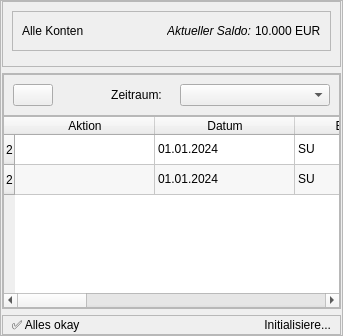
         <widget class="QFrame" name="frame_content">
          <property name="focusPolicy">
           <enum>Qt::FocusPolicy::TabFocus</enum>
          </property>
          <property name="frameShape">
           <enum>QFrame::Shape::StyledPanel</enum>
          </property>
          <property name="frameShadow">
           <enum>QFrame::Shadow::Raised</enum>
          </property>
          <property name="class" stdset="0">
           <string>frame_content</string>
          </property>
          <layout class="QVBoxLayout" name="verticalLayout_3">
           <property name="spacing">
            <number>6</number>
           </property>
           <property name="leftMargin">
            <number>1</number>
           </property>
           <property name="topMargin">
            <number>0</number>
           </property>
           <property name="rightMargin">
            <number>1</number>
           </property>
           <property name="bottomMargin">
            <number>0</number>
           </property>
           <item>
            <widget class="QFrame" name="frame_stats">
             <property name="sizePolicy">
              <sizepolicy hsizetype="Preferred" vsizetype="Expanding">
               <horstretch>0</horstretch>
               <verstretch>1</verstretch>
              </sizepolicy>
             </property>
             <property name="minimumSize">
              <size>
               <width>0</width>
               <height>0</height>
              </size>
             </property>
             <property name="maximumSize">
              <size>
               <width>16777215</width>
               <height>350</height>
              </size>
             </property>
             <property name="frameShape">
              <enum>QFrame::Shape::StyledPanel</enum>
             </property>
             <property name="frameShadow">
              <enum>QFrame::Shadow::Raised</enum>
             </property>
             <property name="class" stdset="0">
              <string>frame_content_items</string>
             </property>
             <layout class="QVBoxLayout" name="verticalLayout_4">
              <item>
               <widget class="QFrame" name="frame_sum">
                <property name="minimumSize">
                 <size>
                  <width>0</width>
                  <height>40</height>
                 </size>
                </property>
                <property name="maximumSize">
                 <size>
                  <width>16777215</width>
                  <height>40</height>
                 </size>
                </property>
                <property name="frameShape">
                 <enum>QFrame::Shape::StyledPanel</enum>
                </property>
                <property name="frameShadow">
                 <enum>QFrame::Shadow::Raised</enum>
                </property>
                <property name="class" stdset="0">
                 <string>frame_content_items_childs</string>
                </property>
                <layout class="QHBoxLayout" name="horizontalLayout_7">
                 <property name="spacing">
                  <number>0</number>
                 </property>
                 <property name="topMargin">
                  <number>0</number>
                 </property>
                 <property name="bottomMargin">
                  <number>0</number>
                 </property>
                 <item>
                  <widget class="QLabel" name="lbl_account_selection">
                   <property name="toolTip">
                    <string>Filterkriterien Konten</string>
                   </property>
                   <property name="statusTip">
                    <string>Filterkriterien Konten</string>
                   </property>
                   <property name="whatsThis">
                    <string>Filterkriterien Konten</string>
                   </property>
                   <property name="accessibleName">
                    <string>Filterkriterien Konten</string>
                   </property>
                   <property name="accessibleDescription">
                    <string>Filterkriterien Konten</string>
                   </property>
                   <property name="lineWidth">
                    <number>1</number>
                   </property>
                   <property name="text">
                    <string>Alle Konten</string>
                   </property>
                   <property name="scaledContents">
                    <bool>false</bool>
                   </property>
                   <property name="alignment">
                    <set>Qt::AlignmentFlag::AlignLeading|Qt::AlignmentFlag::AlignLeft|Qt::AlignmentFlag::AlignVCenter</set>
                   </property>
                   <property name="class" stdset="0">
                    <string>lbl_stats</string>
                   </property>
                  </widget>
                 </item>
                 <item>
                  <spacer name="horizontalSpacer_2">
                   <property name="orientation">
                    <enum>Qt::Orientation::Horizontal</enum>
                   </property>
                   <property name="sizeHint" stdset="0">
                    <size>
                     <width>40</width>
                     <height>20</height>
                    </size>
                   </property>
                  </spacer>
                 </item>
                 <item>
                  <widget class="QLabel" name="label_2">
                   <property name="text">
                    <string>&lt;html&gt;&lt;head/&gt;&lt;body&gt;&lt;p&gt;&lt;span style=&quot; font-style:italic;&quot;&gt;Aktueller Saldo:   &lt;/span&gt;&lt;/p&gt;&lt;/body&gt;&lt;/html&gt;</string>
                   </property>
                   <property name="margin">
                    <number>6</number>
                   </property>
                  </widget>
                 </item>
                 <item>
                  <widget class="QLabel" name="lbl_total">
                   <property name="toolTip">
                    <string>Aktueller Saldo</string>
                   </property>
                   <property name="statusTip">
                    <string>Aktueller Saldo</string>
                   </property>
                   <property name="whatsThis">
                    <string>Aktueller Saldo</string>
                   </property>
                   <property name="accessibleName">
                    <string>Aktueller Saldo</string>
                   </property>
                   <property name="accessibleDescription">
                    <string>Aktueller Saldo nach Filterkriterien</string>
                   </property>
                   <property name="text">
                    <string>10.000 EUR</string>
                   </property>
                   <property name="class" stdset="0">
                    <string>lbl_stats</string>
                   </property>
                  </widget>
                 </item>
                </layout>
               </widget>
              </item>
              <item>
               <widget class="QFrame" name="frame_charts">
                <property name="frameShape">
                 <enum>QFrame::Shape::StyledPanel</enum>
                </property>
                <property name="frameShadow">
                 <enum>QFrame::Shadow::Raised</enum>
                </property>
                <property name="class" stdset="0">
                 <string>frame_content_items_childs</string>
                </property>
               </widget>
              </item>
             </layout>
            </widget>
           </item>
           <item>
            <widget class="QFrame" name="frame_table">
             <property name="frameShape">
              <enum>QFrame::Shape::StyledPanel</enum>
             </property>
             <property name="frameShadow">
              <enum>QFrame::Shadow::Raised</enum>
             </property>
             <property name="class" stdset="0">
              <string>frame_table</string>
             </property>
             <layout class="QVBoxLayout" name="verticalLayout_5">
              <property name="spacing">
               <number>0</number>
              </property>
              <property name="leftMargin">
               <number>0</number>
              </property>
              <property name="topMargin">
               <number>0</number>
              </property>
              <property name="rightMargin">
               <number>0</number>
              </property>
              <property name="bottomMargin">
               <number>0</number>
              </property>
              <item>
               <widget class="QFrame" name="frame_filter">
                <property name="frameShape">
                 <enum>QFrame::Shape::StyledPanel</enum>
                </property>
                <property name="frameShadow">
                 <enum>QFrame::Shadow::Raised</enum>
                </property>
                <property name="class" stdset="0">
                 <string>frame_filter</string>
                </property>
                <layout class="QHBoxLayout" name="horizontalLayout_9">
                 <item>
                  <widget class="QPushButton" name="pushButton_action_resetTable">
                   <property name="cursor">
                    <cursorShape>PointingHandCursor</cursorShape>
                   </property>
                   <property name="toolTip">
                    <string>Tabellenbreite zurücksetzen</string>
                   </property>
                   <property name="statusTip">
                    <string>Tabellenbreite zurücksetzen</string>
                   </property>
                   <property name="whatsThis">
                    <string>Tabellenbreite zurücksetzen</string>
                   </property>
                   <property name="accessibleName">
                    <string>Tabellenbreite zurücksetzen</string>
                   </property>
                   <property name="accessibleDescription">
                    <string>Tabellenbreite zurücksetzen</string>
                   </property>
                   <property name="text">
                    <string/>
                   </property>
                   <property name="icon">
                    <iconset resource="../resources/resources.qrc">
                     <normaloff>:/icons/static/img/reset_table.png</normaloff>:/icons/static/img/reset_table.png</iconset>
                   </property>
                   <property name="iconSize">
                    <size>
                     <width>20</width>
                     <height>20</height>
                    </size>
                   </property>
                   <property name="class" stdset="0">
                    <string>pushButton_action_reset_table</string>
                   </property>
                  </widget>
                 </item>
                 <item>
                  <spacer name="horizontalSpacer_4">
                   <property name="orientation">
                    <enum>Qt::Orientation::Horizontal</enum>
                   </property>
                   <property name="sizeHint" stdset="0">
                    <size>
                     <width>40</width>
                     <height>20</height>
                    </size>
                   </property>
                  </spacer>
                 </item>
                 <item>
                  <widget class="QLabel" name="lbl_DateFilter">
                   <property name="minimumSize">
                    <size>
                     <width>75</width>
                     <height>0</height>
                    </size>
                   </property>
                   <property name="text">
                    <string>Zeitraum:</string>
                   </property>
                   <property name="alignment">
                    <set>Qt::AlignmentFlag::AlignCenter</set>
                   </property>
                  </widget>
                 </item>
                 <item>
                  <widget class="QComboBox" name="comboBox_time_period">
                   <property name="minimumSize">
                    <size>
                     <width>150</width>
                     <height>0</height>
                    </size>
                   </property>
                   <property name="maximumSize">
                    <size>
                     <width>150</width>
                     <height>16777215</height>
                    </size>
                   </property>
                   <property name="class" stdset="0">
                    <string>comboBox_filter</string>
                   </property>
                  </widget>
                 </item>
                </layout>
               </widget>
              </item>
              <item>
               <widget class="QTableWidget" name="table_transactions">
                <property name="sizePolicy">
                 <sizepolicy hsizetype="Expanding" vsizetype="Expanding">
                  <horstretch>0</horstretch>
                  <verstretch>0</verstretch>
                 </sizepolicy>
                </property>
                <property name="maximumSize">
                 <size>
                  <width>16777215</width>
                  <height>16777215</height>
                 </size>
                </property>
                <property name="layoutDirection">
                 <enum>Qt::LayoutDirection::LeftToRight</enum>
                </property>
                <property name="autoFillBackground">
                 <bool>false</bool>
                </property>
                <property name="editTriggers">
                 <set>QAbstractItemView::EditTrigger::NoEditTriggers</set>
                </property>
                <property name="alternatingRowColors">
                 <bool>true</bool>
                </property>
                <property name="showGrid">
                 <bool>true</bool>
                </property>
                <property name="gridStyle">
                 <enum>Qt::PenStyle::SolidLine</enum>
                </property>
                <property name="sortingEnabled">
                 <bool>true</bool>
                </property>
                <property name="wordWrap">
                 <bool>false</bool>
                </property>
                <property name="cornerButtonEnabled">
                 <bool>false</bool>
                </property>
                <attribute name="horizontalHeaderCascadingSectionResizes">
                 <bool>true</bool>
                </attribute>
                <attribute name="horizontalHeaderDefaultSectionSize">
                 <number>140</number>
                </attribute>
                <attribute name="horizontalHeaderShowSortIndicator" stdset="0">
                 <bool>true</bool>
                </attribute>
                <attribute name="horizontalHeaderStretchLastSection">
                 <bool>true</bool>
                </attribute>
                <attribute name="verticalHeaderCascadingSectionResizes">
                 <bool>true</bool>
                </attribute>
                <row>
                 <property name="text">
                  <string>2</string>
                 </property>
                </row>
                <row/>
                <column>
                 <property name="text">
                  <string>Aktion</string>
                 </property>
                 <property name="foreground">
                  <brush brushstyle="NoBrush">
                   <color alpha="255">
                    <red>170</red>
                    <green>0</green>
                    <blue>0</blue>
                   </color>
                  </brush>
                 </property>
                </column>
                <column>
                 <property name="text">
                  <string>Datum</string>
                 </property>
                </column>
                <column>
                 <property name="text">
                  <string>Empfänger</string>
                 </property>
                </column>
                <column>
                 <property name="text">
                  <string>Verwendungszweck</string>
                 </property>
                </column>
                <column>
                 <property name="text">
                  <string>Kategorie</string>
                 </property>
                </column>
                <column>
                 <property name="text">
                  <string>Unterkategorie</string>
                 </property>
                </column>
                <column>
                 <property name="text">
                  <string>Betrag</string>
                 </property>
                </column>
                <column>
                 <property name="text">
                  <string>Währung</string>
                 </property>
                </column>
                <column>
                 <property name="text">
                  <string>Konto</string>
                 </property>
                </column>
                <item row="0" column="1">
                 <property name="text">
                  <string>01.01.2024</string>
                 </property>
                </item>
                <item row="0" column="2">
                 <property name="text">
                  <string>SU</string>
                 </property>
                </item>
                <item row="0" column="3">
                 <property name="text">
                  <string>SU</string>
                 </property>
                </item>
                <item row="0" column="4">
                 <property name="text">
                  <string>undefined</string>
                 </property>
                </item>
                <item row="0" column="6">
                 <property name="text">
                  <string>-200</string>
                 </property>
                </item>
                <item row="0" column="8">
                 <property name="text">
                  <string>1</string>
                 </property>
                </item>
                <item row="1" column="1">
                 <property name="text">
                  <string>01.01.2024</string>
                 </property>
                </item>
                <item row="1" column="2">
                 <property name="text">
                  <string>SU</string>
                 </property>
                </item>
                <item row="1" column="3">
                 <property name="text">
                  <string>SU</string>
                 </property>
                </item>
                <item row="1" column="4">
                 <property name="text">
                  <string>undefined</string>
                 </property>
                </item>
                <item row="1" column="6">
                 <property name="text">
                  <string>-100</string>
                 </property>
                </item>
                <item row="1" column="8">
                 <property name="text">
                  <string>1</string>
                 </property>
                </item>
               </widget>
              </item>
             </layout>
            </widget>
           </item>
           <item>
            <widget class="QFrame" name="frame_status_content">
             <property name="minimumSize">
              <size>
               <width>0</width>
               <height>20</height>
              </size>
             </property>
             <property name="maximumSize">
              <size>
               <width>16777215</width>
               <height>20</height>
              </size>
             </property>
             <property name="frameShape">
              <enum>QFrame::Shape::StyledPanel</enum>
             </property>
             <property name="frameShadow">
              <enum>QFrame::Shadow::Raised</enum>
             </property>
             <property name="class" stdset="0">
              <string>frame_status</string>
             </property>
             <layout class="QHBoxLayout" name="horizontalLayout_8">
              <property name="topMargin">
               <number>0</number>
              </property>
              <property name="bottomMargin">
               <number>0</number>
              </property>
              <item>
               <widget class="QLabel" name="lbl_status">
                <property name="font">
                 <font>
                  <pointsize>9</pointsize>
                  <bold>false</bold>
                 </font>
                </property>
                <property name="text">
                 <string>✅ Alles okay</string>
                </property>
                <property name="alignment">
                 <set>Qt::AlignmentFlag::AlignLeading|Qt::AlignmentFlag::AlignLeft|Qt::AlignmentFlag::AlignVCenter</set>
                </property>
               </widget>
              </item>
              <item>
               <widget class="QLabel" name="lbl_time">
                <property name="font">
                 <font>
                  <pointsize>9</pointsize>
                 </font>
                </property>
                <property name="text">
                 <string>Initialisiere...</string>
                </property>
                <property name="alignment">
                 <set>Qt::AlignmentFlag::AlignRight|Qt::AlignmentFlag::AlignTrailing|Qt::AlignmentFlag::AlignVCenter</set>
                </property>
               </widget>
              </item>
             </layout>
            </widget>
           </item>
          </layout>
         </widget>
